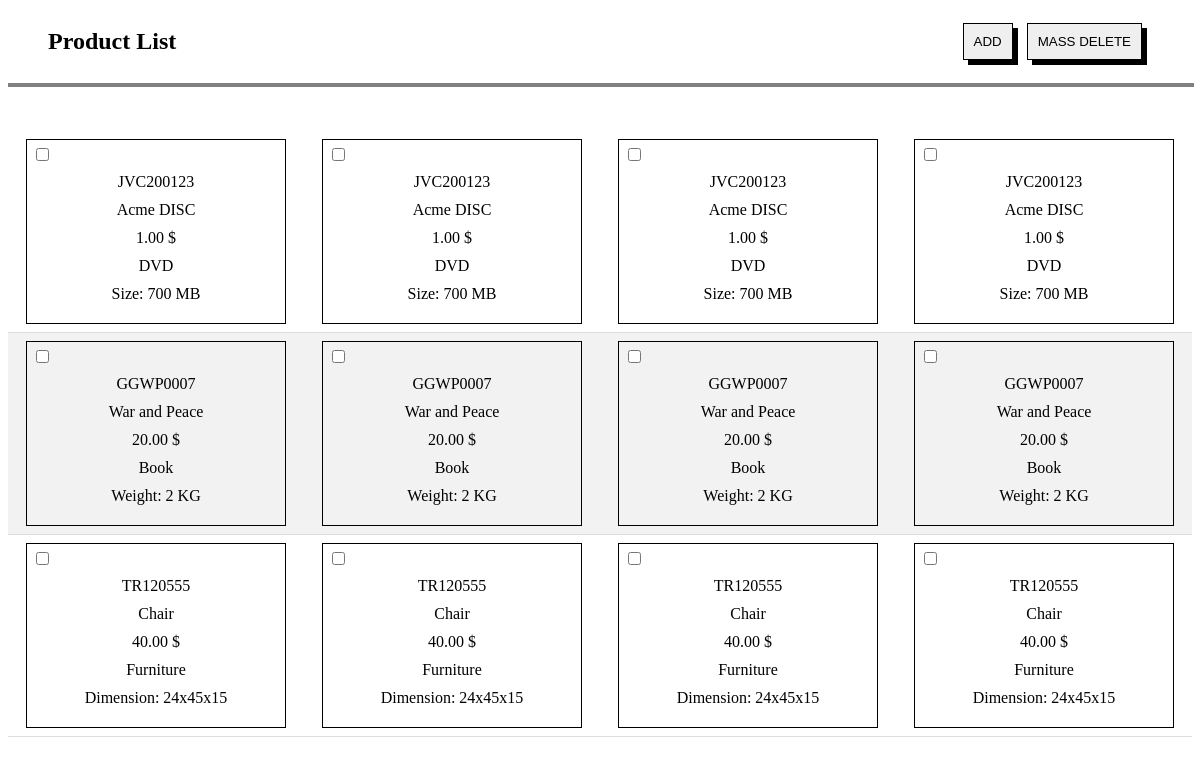
The page / on the database its author committed.
### tables this page shows
CREATE TABLE `products`
(
    `id`          int(11) NOT NULL,
    `sku`         varchar(100)   NOT NULL,
    `name`        varchar(100)   NOT NULL,
    `price`       decimal(10, 2) NOT NULL,
    `productType` varchar(100)   NOT NULL,
    `size`        int(10) NOT NULL DEFAULT 0,
    `weight`      int(10) NOT NULL DEFAULT 0,
    `height`      int(10) NOT NULL DEFAULT 0,
    `width`       int(10) NOT NULL DEFAULT 0,
    `length`      int(10) NOT NULL DEFAULT 0
);

### index.php (the view, shortened to what this page needs)
<!DOCTYPE html>
<html>
<head>
</head>
<body>
<div class="product-add-container">
    <h2 class="product-add-title">Product List</h2>
    <div class="product-add-buttons">
        <button onclick="redirectToAnotherPage()" class="custom-button">ADD</button>
        <button id="deleteButton" class="custom-button">MASS DELETE</button>
    </div>
</div>
<hr style="width:100%;text-align:left;margin-left:0; height: 2px" ; color="grey">
<br><br>
<form method="post" id="deleteForm">
    <?php
    $servername = "localhost";
    $username = "root";
    $password = "";
    $database = "products";
    $conn = new mysqli($servername, $username, $password, $database);
    $sql = "SELECT * FROM products";
    $result = $conn->query($sql);
    if ($result->num_rows > 0) {
        $records = $result->fetch_all(MYSQLI_ASSOC);
        $totalRecords = count($records);
        $columnsPerRow = 4;
        $totalRows = ceil($totalRecords / $columnsPerRow);
        echo '<table>';
        for ($row = 0; $row < $totalRows; $row++) {
            echo '<tr>';
            for ($col = 0; $col < $columnsPerRow; $col++) {
                $recordIndex = $row * $columnsPerRow + $col;
                if ($recordIndex < $totalRecords) {
                    $record = $records[$recordIndex];
                    echo '<td>';
                    echo "<div style='flex: 1;
                        margin: 0 10px; /* Adjust the horizontal margin between boxes as needed */
                        border: 1px solid #000;
                        text-align: center;
                        line-height: 28px;
                        padding-bottom: 15px'>";
                    echo "<div style='position: relative'>";
                    echo '<input type="checkbox" class="delete-checkbox" style="position: absolute; top:5px; left: 5px;" name="delete[]" value="' . $record["id"] . '"><br>';
                    echo "</div>";
                    echo $record["sku"] . "<br>";
                    echo $record["name"] . "<br>";
                    echo $record["price"] . " $<br>";
                    echo $record["productType"] . "<br>";
                    if ($record["productType"] == "DVD") {
                        echo "Size: " . $record["size"] . " MB<br>";
                    }
                    if ($record["productType"] == "Book") {
                        echo "Weight: " . $record["weight"] . " KG<br>";
                    }
                    if ($record["productType"] == "Furniture") {
                        echo "Dimension: " . $record["height"] . "x" . $record["width"] . "x" . $record["length"] . "<br>";
                    }
                    echo '</div>';
                    echo '</td>';
                } else {
                    echo '<td></td>';
                }
            }
            echo '</tr>';
        }
        echo '</table>';
    } else {
        echo "No data found.";
    }
    ?>
</form>
</body>
</html>

### index.php (style rules this page uses)
.product-add-container { display: flex; justify-content: space-between; align-items: center; padding: 0 40px; }
.product-add-title { margin-right: 10px; }
.product-add-buttons { margin-left: 10px; }
table { border-collapse: collapse; width: 100%; }
th, td { padding: 8px; border-bottom: 1px solid #ddd; }
td { text-align: center; width: 23%; }
tr:nth-child(even) { background-color: #f2f2f2; }
.custom-button { border: 1px solid; padding: 10px; box-shadow: 5px 5px; margin-right: 10px; }

### rows shown on the page
products: sku "JVC200123", name "Acme DISC", price "1.00", productType "DVD", size "700"
products: sku "JVC200123", name "Acme DISC", price "1.00", productType "DVD", size "700"
products: sku "JVC200123", name "Acme DISC", price "1.00", productType "DVD", size "700"
products: sku "JVC200123", name "Acme DISC", price "1.00", productType "DVD", size "700"
products: sku "GGWP0007", name "War and Peace", price "20.00", productType "Book", weight "2"
products: sku "GGWP0007", name "War and Peace", price "20.00", productType "Book", weight "2"
products: sku "GGWP0007", name "War and Peace", price "20.00", productType "Book", weight "2"
products: sku "GGWP0007", name "War and Peace", price "20.00", productType "Book", weight "2"
products: sku "TR120555", name "Chair", price "40.00", productType "Furniture", height "24", width "45", length "15"
products: sku "TR120555", name "Chair", price "40.00", productType "Furniture", height "24", width "45", length "15"
products: sku "TR120555", name "Chair", price "40.00", productType "Furniture", height "24", width "45", length "15"
products: sku "TR120555", name "Chair", price "40.00", productType "Furniture", height "24", width "45", length "15"
